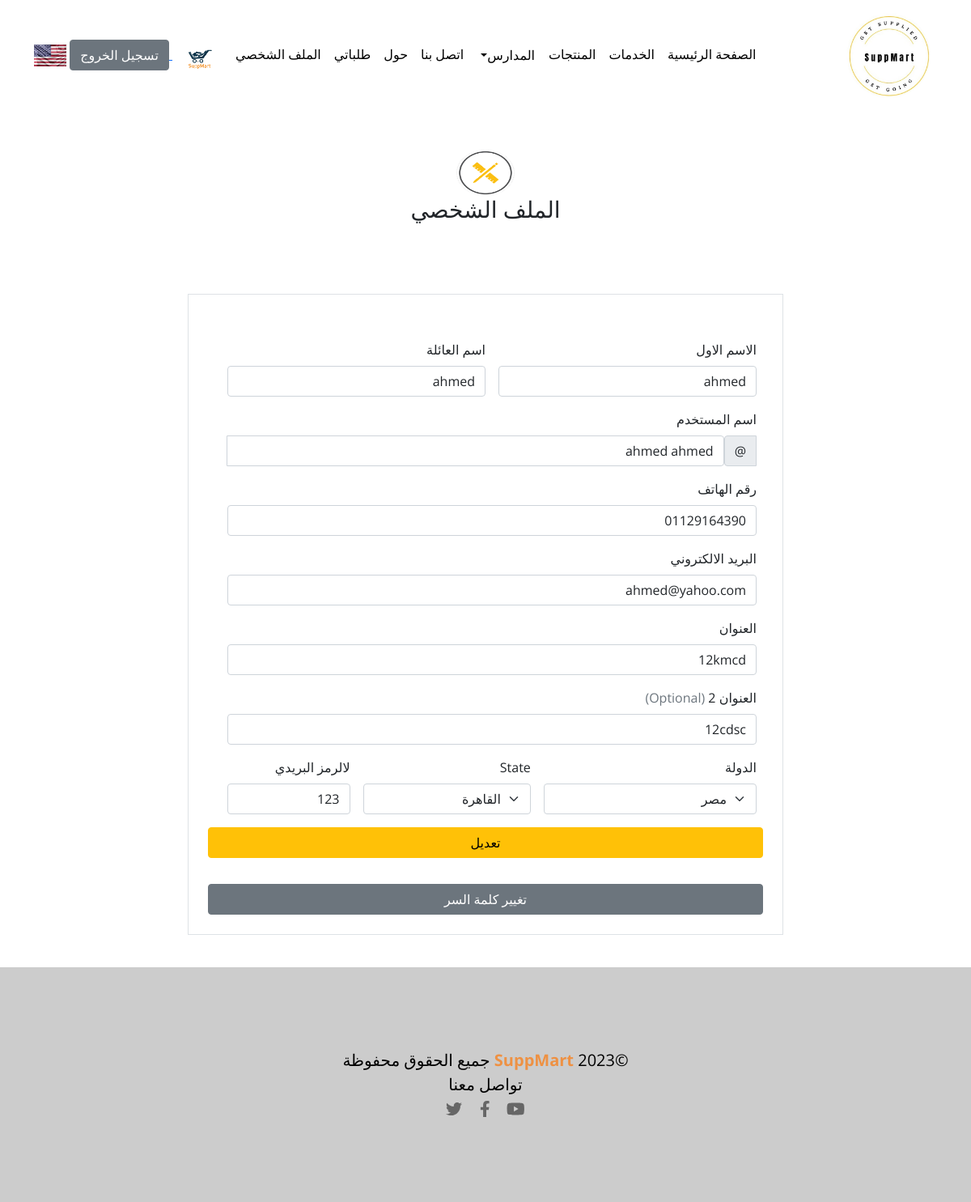
/ar/profile.php (signed in), run on the app's committed database.
### tables this page shows
CREATE TABLE `users` (
  `id` int(11) NOT NULL,
  `first_name` varchar(50) NOT NULL,
  `last_name` varchar(50) NOT NULL,
  `username` varchar(50) NOT NULL,
  `password` varchar(250) NOT NULL,
  `phone` varchar(20) NOT NULL,
  `email` varchar(100) DEFAULT NULL,
  `address` varchar(100) NOT NULL,
  `address2` varchar(100) DEFAULT NULL,
  `country` varchar(50) NOT NULL,
  `state` varchar(50) NOT NULL,
  `zip` varchar(20) NOT NULL,
  `is_status` int(1) NOT NULL DEFAULT 1,
  `created_at` timestamp NOT NULL DEFAULT current_timestamp()
);

### ar/profile.php (the view, shortened to what this page needs)
<?php
include('nav.php');
include('database/db.php');
$customerId = $_SESSION['user_id'];
$sql = "SELECT * from users
        WHERE id = $customerId";
$result = mysqli_query($conn, $sql);
$row = mysqli_fetch_assoc($result);
?>
<div class="container">
<main>
    <div class="py-5 text-center">
    <div class="col-md-12 col-lg-12">
        <img class="" src="images/logo.png" alt="" width="72" height="57" style="border-radius: 50%;">
        <h1 class="h3  fw-normal">الملف الشخصي</h1>
    </div>
    </div>
    <div class="container pt-5">
    <div class="row">
        <div class="col-8 mx-auto">
    <form class="row g-3 border p-4" action="handlers/updateprofile.php" method="POST" >
            <div class="row g-3">
            <div class="col-sm-6">
                <label for="firstName" class="form-label">الاسم الاول</label>
                <input type="text" class="form-control" name="firstName" placeholder="" value="<?php echo $row['first_name'] ?>" required>
            </div>
            <div class="col-sm-6">
                <label for="lastName" class="form-label">اسم العائلة</label>
                <input type="text" class="form-control" name="lastName" placeholder="" value="<?php echo $row['last_name'] ?>" required>
            </div>
            <div class="col-12">
                <label for="username" class="form-label">اسم المستخدم</label>
                <div class="input-group has-validation">
                <span class="input-group-text">@</span>
                <input type="text" class="form-control" name="username" value="<?php echo $row['username'] ?>" placeholder="اسم المستخدم" required>
                </div>
            </div>
            <div class="col-12">
                <label for="phone" class="form-label"> رقم الهاتف</label>
                <div class="input-group has-validation">
                <input type="text" class="form-control" name="phone" placeholder="رقم الهاتف" value="<?php echo $row['phone'] ?>" required>
                </div>
            </div>
            <div class="col-12">
                <label for="email" class="form-label">البريد الالكتروني </label>
                <input type="email" class="form-control" name="email"  value="<?php echo $row['email'] ?>" placeholder="you@example.com">
            </div>
            <div class="col-12">
                <label for="address" class="form-label">العنوان</label>
                <input type="text" class="form-control" name="address" value="<?php echo $row['address'] ?>"  placeholder="1234 Main St" required>
            </div>
            <div class="col-12">
                <label for="address2" class="form-label">العنوان 2 <span class="text-muted">(Optional)</span></label>
                <input type="text" class="form-control" name="address2" value="<?php echo $row['address2'] ?>"  placeholder="Apartment or suite">
            </div>
            <div class="col-md-5">
                <label for="country" class="form-label">الدولة</label>
                <select class="form-select" name="country" required>
                <option value="Egypt" selected>مصر</option>
                </select>
            </div>
            <div class="col-md-4">
            <label for="state" class="form-label">State</label>
            <select class="form-select" name="state" required>
            <option value="Cairo" <?php $selectedState = $row['state']; echo $selectedState == 'Cairo' ? 'selected' : ''; ?>>القاهرة</option>
            </select>
</div>
            <div class="col-md-3">
                <label for="zip" class="form-label">لالرمز البريدي</label>
                <input type="text" class="form-control" name="zip" value="<?php echo $row['zip'] ?>" placeholder="" required>
            </div>
            </div>
            <button class="my-3 w-30 btn btn-warning" type="submit" name="submit" id="submit"> تعديل</button>
            <button type="button" class="btn btn-secondary" data-bs-toggle="modal" data-bs-target="#password">تغيير كلمة السر</button>
        </form>
    </div>
    </div>
    </div>
    </div>
    <div class="footer">
    <div class="container">
        &copy;2023 <span> SuppMart </span> جميع الحقوق محفوظة
    <div class="social">
        تواصل معنا  <br>
        <a href="https://www.youtube.com/"  class="p-2" ><i class="fa-brands fa-youtube text-black-50"></i></a>
        <a href="https://www.facebook.com/"  class="p-2"><i class="fa-brands fa-facebook-f text-black-50"></i></a>
        <a href="https://www.twitter.com/" class="p-2"><i class="fa-brands fa-twitter text-black-50"></i></a>
    </div>
    </div>
</div>
</body>
</html>

### ar/css/supp.css (style rules this page uses)
:root { --mainColor:#ffc107; --section-padding: 100px; }
body { font-family: 'Open Sans', sans-serif; }
.footer { margin-top: 40px; padding-top: 100px; padding-bottom: 100px; text-align: center; font-size: 20px; font-weight: 400; background-color: #ccc; color: black; }
.footer span { font-weight: bold; color: #ee9143; }

### data on the page
users: firstName "ahmed", lastName "ahmed", username "ahmed ahmed", phone "01129164390", email "ahmed@yahoo.com", address "12kmcd", address2 "12cdsc", state "القاهرة", zip "123"
